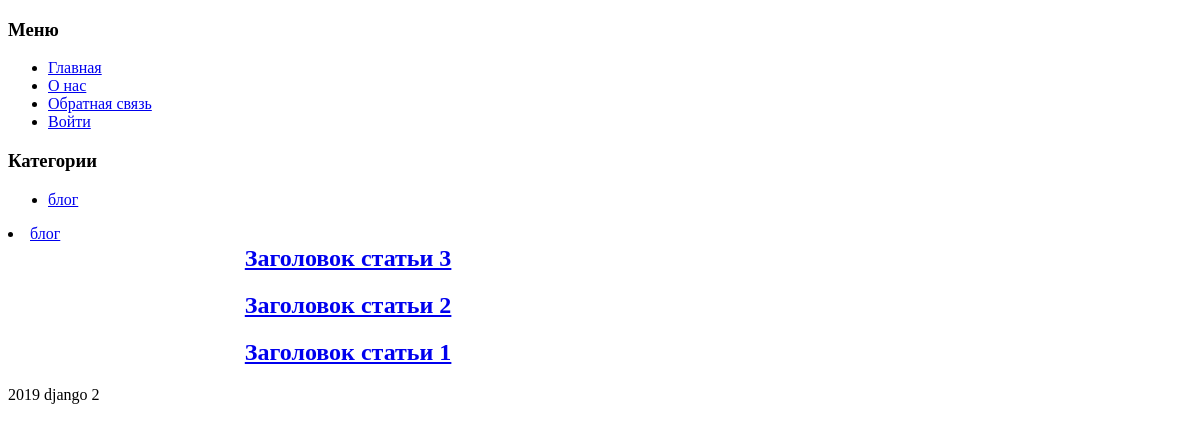
The app's page /, older data.
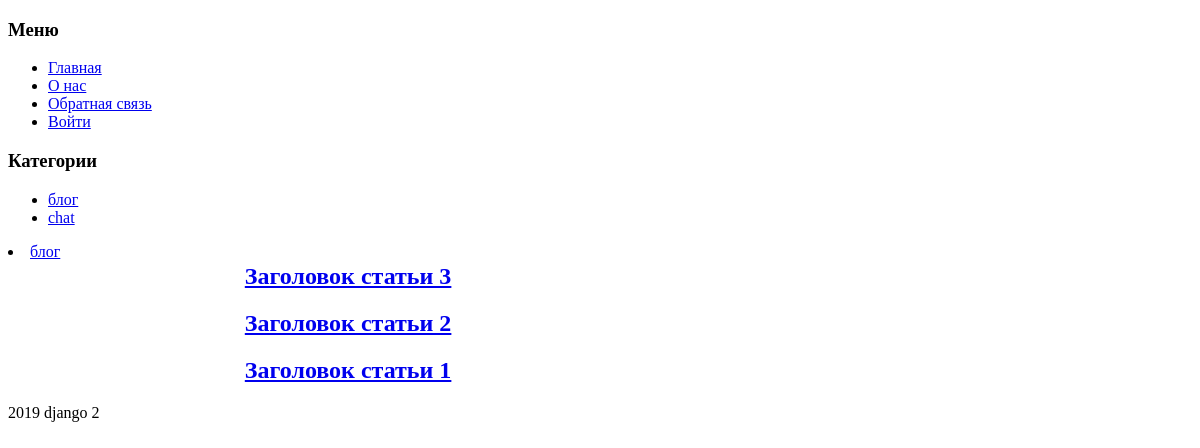
The same page, newer data.
### blog/models.py (models this page shows, shortened)
class Category(MPTTModel):
    name = models.CharField("Название", max_length=150)
    slug = models.SlugField("url", max_length=160)
    active = models.BooleanField("Опубликовать", default=True)
    parent = TreeForeignKey('self', on_delete=models.SET_NULL, null=True, blank=True, related_name='children')
    class Meta:
        verbose_name = "Категория"
        verbose_name_plural = "Категории"

class Post(models.Model):
    title = models.CharField("Заголовок", max_length=150)
    sub_title = models.CharField("Под заголовок", max_length=150)
    mini_text = models.TextField("Превью статьи", max_length=500)
    text = models.TextField("Превью статьи")
    created = models.DateTimeField("Дата создания", auto_now_add=True)
    publish_date = models.DateTimeField("Дата публикации", default=timezone.now)
    active = models.BooleanField("Опубликовать", default=True)
    sort = models.PositiveIntegerField("Порядок", default=0, unique=True)
    view = models.PositiveIntegerField("Просмотры", default=0)
    tags = models.ManyToManyField(Tag, verbose_name="Теги")
    category = models.ForeignKey(Category, verbose_name="Категория", on_delete=models.SET_NULL, null=True)
    slug = models.SlugField("url", max_length=160, unique=True, null=True)
    def get_absolute_url(self):
        return reverse("post_detail", kwargs={"category": self.category.slug, "slug": self.slug})
    class Meta:
        verbose_name = "Статья"
        verbose_name_plural = "Статьи"
        ordering = ["-created"]

### blog/views.py (the view)
# urls.py: path('', PostList.as_view()),
class PostList(View):
    def get(self, request, *args, **kwargs):
        posts = Post.objects.filter(category__active=True)
        return render(request, 'blog/post-list.html', {"post_list": posts})

### blog/context_processors.py (called while the page is built)
def category_list(request):
    return {"list_category": Category.objects.all()}

### blog/templatetags/blog_tags.py (called while the page is built)
@register.inclusion_tag('blog/tags/category.html')
def category_list(publish=True):
    category = Category.objects.filter(active=publish)
    return {"category_list": category}

### templates/blog/post-list.html
{% extends 'blog/base.html' %}
{% block post %}
    {% for post in post_list %}
        <h2><a href="{{ post.get_absolute_url }}">{{ post.title }}</a></h2>
    {% endfor %}
{% endblock post %}

### templates/include/category.html
<h3>Категории</h3>
<ul>
    {% for category in list_category %}
        <li><a href='/'>{{ category.name }}</a></li>
    {% endfor %}
</ul>

### templates/blog/tags/category.html
{% for category in category_list %}
    <li><a href="/">{{ category.name }}</a></li>
{% endfor %}

Row changes from the older to the newer data that the page shows:
added Category: name "chat", shown under "Категории"
